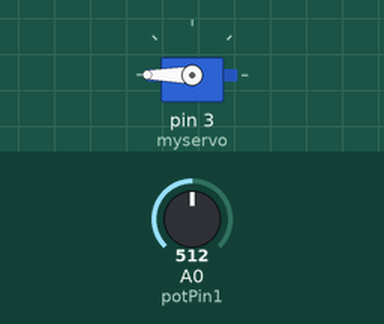
Recording of a sketch running on a simulated Arduino Uno, built with avr-gcc and run on an emulated ATmega328P. Shown: servo. Inputs (shaded band) come from the test bench; at power-on: A0 (potPin1) = 512.

Above: at 1.2 s.
1.3 s: A0 (potPin1) set to 306
At 1.9 s:
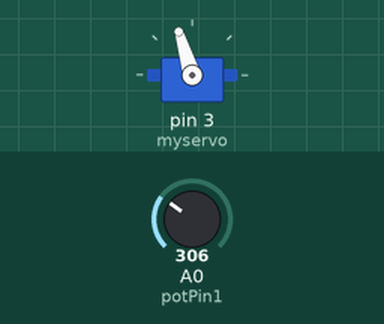
2.8 s: A0 (potPin1) set to 122
At 4.0 s:
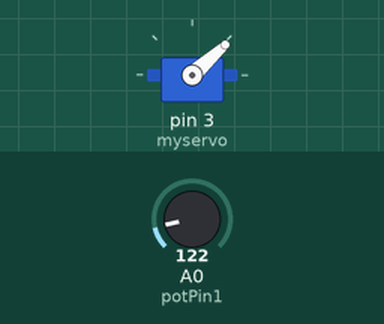
4.3 s: A0 (potPin1) set to 0
At 5.2 s:
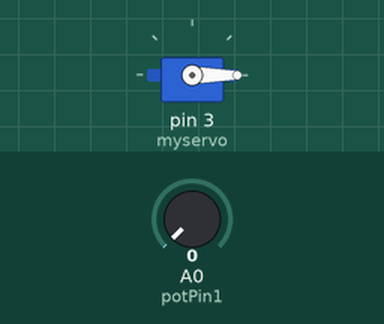
5.8 s: A0 (potPin1) set to 511
At 6.2 s:
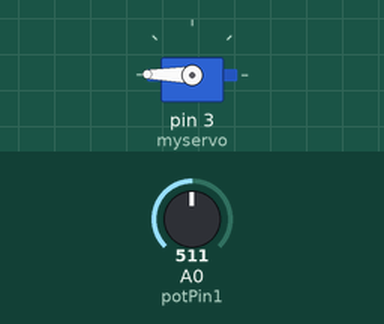
7.3 s: A0 (potPin1) set to 716
At 8.5 s:
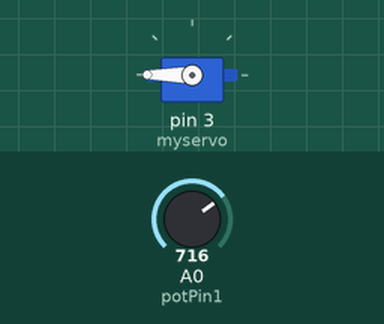
Timing chart, 0 to 9.8 s (numbered marks = the images above; inputs shaded):
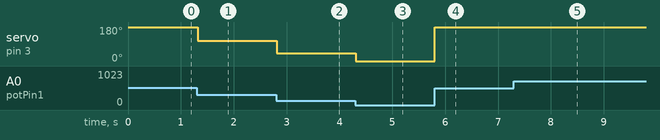

The sketch:

pump_speedcontrol.ino
```cpp
#include <Servo.h>

Servo myservo;
int potPin1 = 0;
int val = 0;

void setup()
{
  myservo.attach(3);
}

void loop()
{
  val = analogRead(potPin1);
  val = map(val,0 , 1023, 0, 360);
  myservo.write(val);
  delay(20);
}
```

Measured:
- after the input at 1.3 s, servo on pin 3 (myservo): 180° → 107° at once
- after the input at 2.8 s, servo on pin 3 (myservo): 107° → 42° at once
- after the input at 4.3 s, servo on pin 3 (myservo): 42° → 0° at once
- after the input at 5.8 s, servo on pin 3 (myservo): 0° → 179° at once
- after the input at 7.3 s, servo on pin 3 (myservo): 179° → 180° at once
